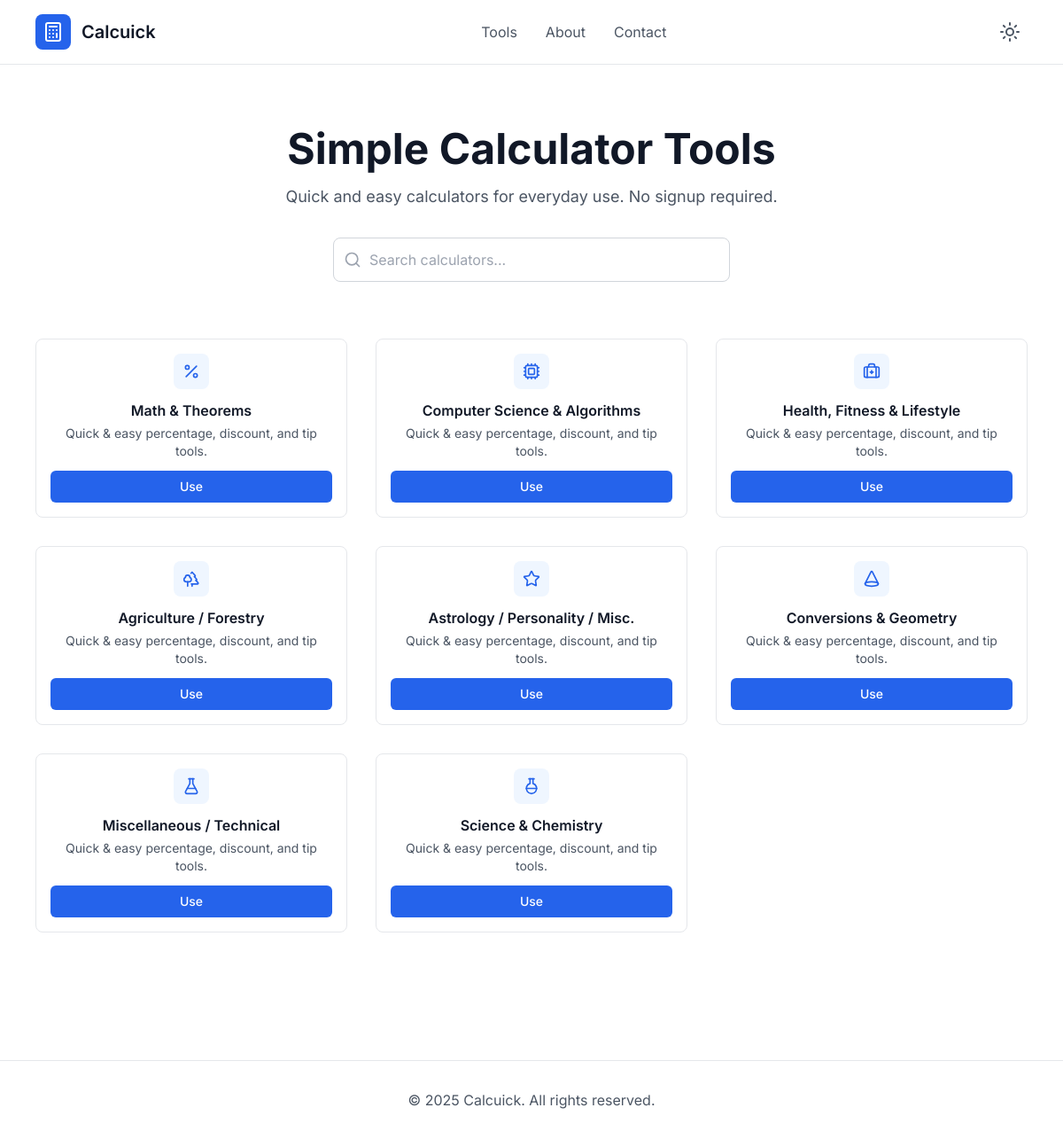
The page / on the database its author committed.
### calculators/models.py (models this page shows, shortened)
class Category(models.Model):
    name = models.CharField(max_length=100)
    icon = models.CharField(max_length=50, blank=True)
    slug = models.SlugField(unique=True, null=True, blank=True)
    description = models.TextField(blank=True)

### calculators/views.py (the view)
# urls.py: path('', views.category_list, name='category_list'),
def category_list(request):
    categories = Category.objects.all()
    return render(request, 'base.html', {'categories': categories})

### calculators/templates/base.html (shortened to what this page needs)
<!DOCTYPE html>
<html lang="en">
<head>
    <script src="https://cdn.tailwindcss.com"></script>
</head>
<body class="bg-white dark:bg-gray-900 min-h-screen font-inter pt-20">
    <nav class="fixed top-0 left-0 right-0 z-50 bg-white/80 dark:bg-gray-900/80 backdrop-blur-md border-b border-gray-200 dark:border-gray-700">
        <div class="max-w-6xl mx-auto px-4 py-4">
            <div class="flex items-center justify-between">
                <a href="/">
                <div class="flex items-center space-x-3">
                    <div class="w-10 h-10 bg-blue-600 rounded-lg flex items-center justify-center">
                        <i data-lucide="calculator" class="w-6 h-6 text-white"></i>
                    </div>
                    <span class="text-xl font-semibold text-gray-900 dark:text-white">Calcuick</span>
                </div>
            </a>
                <div class="hidden md:flex items-center space-x-8">
                    <a href="#" class="text-gray-600 dark:text-gray-300 hover:text-gray-900 dark:hover:text-white transition-colors">Tools</a>
                    <a href="#" class="text-gray-600 dark:text-gray-300 hover:text-gray-900 dark:hover:text-white transition-colors">About</a>
                    <a href="#" class="text-gray-600 dark:text-gray-300 hover:text-gray-900 dark:hover:text-white transition-colors">Contact</a>
                </div>
                <div class="flex items-center space-x-2">
                    <button onclick="toggleTheme()" class="p-2 rounded-lg hover:bg-gray-100 dark:hover:bg-gray-800 transition-colors">
                        <i id="theme-icon" data-lucide="sun" class="w-6 h-6 text-gray-600 dark:text-gray-300"></i>
                    </button>
                </div>
            </div>
        </div>
    </nav>
{% block body %}
    <main class="max-w-6xl mx-auto px-4 py-16">
        <div class="text-center mb-16">
            <h1 class="text-4xl md:text-5xl font-bold text-gray-900 dark:text-white mb-4">
                Simple Calculator Tools
            </h1>
            <p class="text-lg text-gray-600 dark:text-gray-300 mb-8 max-w-2xl mx-auto">
                Quick and easy calculators for everyday use. No signup required.
            </p>
            <div class="max-w-md mx-auto">
                <div class="relative">
                    <i data-lucide="search" class="absolute left-3 top-1/2 transform -translate-y-1/2 w-5 h-5 text-gray-400"></i>
                    <input type="text" placeholder="Search calculators..." class="w-full pl-10 pr-4 py-3 border border-gray-300 dark:border-gray-600 rounded-lg bg-white dark:bg-gray-800 text-gray-900 dark:text-white focus:outline-none focus:ring-2 focus:ring-blue-500 focus:border-transparent">
                </div>
            </div>
        </div>
        <div class="grid grid-cols-1 md:grid-cols-2 lg:grid-cols-3 gap-8">
           {% for category in categories %}
<a href="{% url 'calculator_list' category.slug %}">
  <div class="bg-white dark:bg-gray-800 border border-gray-200 dark:border-gray-700 rounded-lg p-4 hover:shadow-md hover:border-blue-300 dark:hover:border-blue-600 transition group text-center">
    <div class="w-10 h-10 mx-auto bg-blue-50 dark:bg-blue-900/30 rounded-lg flex items-center justify-center mb-3 group-hover:bg-blue-100 dark:group-hover:bg-blue-900/50 transition">
      <i data-lucide="{{ category.icon }}" class="w-5 h-5 text-blue-600 dark:text-blue-400"></i>
    </div>
    <h3 class="text-base font-semibold text-gray-900 dark:text-white mb-1">{{ category.name }}</h3>
    <p class="text-sm text-gray-600 dark:text-gray-300 mb-3">Quick & easy percentage, discount, and tip tools.</p>
    <button class="w-full text-sm bg-blue-600 hover:bg-blue-700 text-white py-2 rounded-md font-medium transition">
      Use
    </button>
  </div>
</a>
{% endfor %}
        </div>
    </main>
    {% endblock %}
     <footer class="border-t border-gray-200 dark:border-gray-700 mt-20">
        <div class="max-w-6xl mx-auto px-4 py-8">
            <div class="text-center text-gray-600 dark:text-gray-300">
                <p>&copy; 2025 Calcuick. All rights reserved.</p>
            </div>
        </div>
    </footer>
</body>
</html>

### calculators/templates/base.html (style rules this page uses)
body { font-family: 'Inter', sans-serif; }

### rows shown on the page
Category: name "Math & Theorems"
Category: name "Computer Science & Algorithms"
Category: name "Health, Fitness & Lifestyle"
Category: name "Agriculture / Forestry"
Category: name "Astrology / Personality / Misc."
Category: name "Conversions & Geometry"
Category: name "Miscellaneous / Technical"
Category: name "Science & Chemistry"
